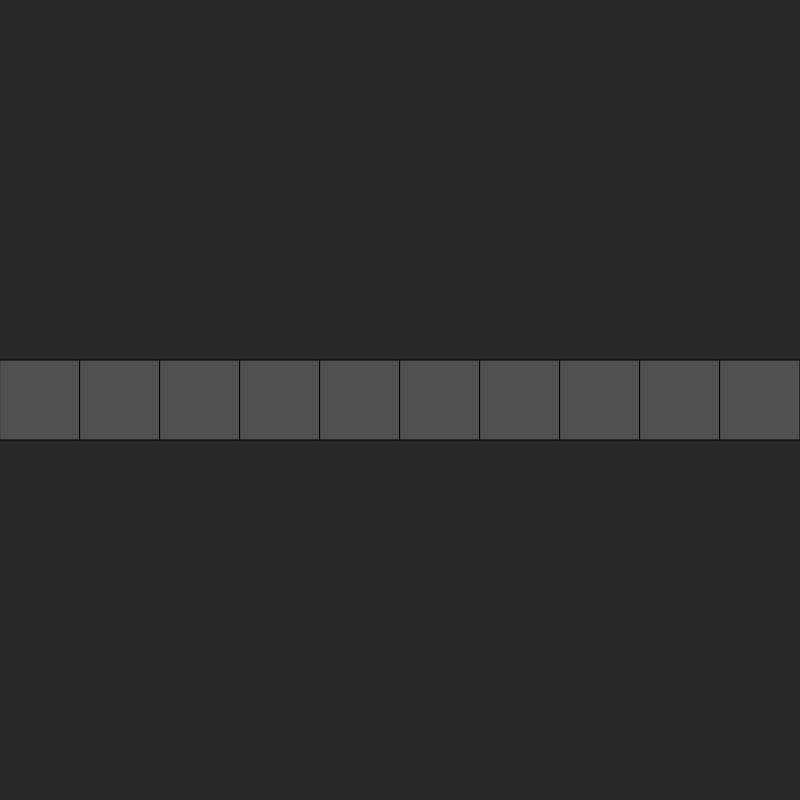
Frame 1 (no input)
Frame 2 (the mouse pressed at the canvas centre, redrawn once): identical to frame 1, image omitted

The p5.js sketch that drew this single still picture (run headless with seeded random() and noise() and a simulated clock; the mouse was pressed at the canvas centre and the sketch redrawn once):

// p5.js sketch
// ── sketch.js
//A basic example of a for-loop that draws multiple shapes on the X-axis

//Global variables
let size = 80;

function setup() {
  createCanvas(800, 800);
  noLoop();
}

function draw() {
  background(40);
  fill(80);
  //The for-loop will create 10 shapes on the canvas
  for (let x = 0; x < 10; x++) {
    //x position is adjusted by the variable x (+1 on each loop)
    //Thus, x goes from 0 to 10. Multiplying by 50 it will create this sequence:
    //0, 50, 100, 150, 200, 250, 300, 350, 400, 450
    rect(x*size, height/2-size/2, size, size);
  }

  //If we want to accomplish the same without a loop,
  //we have to do the following:

  //rect(0*size, height/2-size/2, size, size);
  //rect(1*size, height/2-size/2, size, size);
  //rect(2*size, height/2-size/2, size, size);
  //rect(3*size, height/2-size/2, size, size);
  //rect(4*size, height/2-size/2, size, size);
  //rect(5*size, height/2-size/2, size, size);
  //rect(6*size, height/2-size/2, size, size);
  //rect(7*size, height/2-size/2, size, size);
  //rect(8*size, height/2-size/2, size, size);
  //rect(9*size, height/2-size/2, size, size);
}
